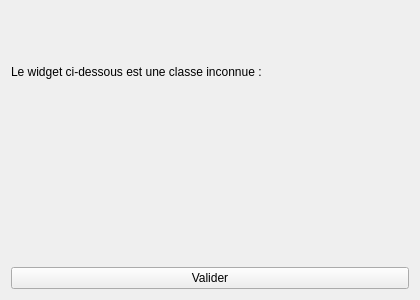
<?xml version="1.0" encoding="UTF-8"?>
<ui version="4.0">
 <class>CustomForm</class>
 <widget class="QWidget" name="CustomForm">
  <property name="geometry">
   <rect>
    <x>0</x>
    <y>0</y>
    <width>420</width>
    <height>300</height>
   </rect>
  </property>
  <property name="windowTitle">
   <string>Widget personnalise</string>
  </property>
  <layout class="QVBoxLayout" name="verticalLayout">
   <item>
    <widget class="QLabel" name="label">
     <property name="text">
      <string>Le widget ci-dessous est une classe inconnue :</string>
     </property>
    </widget>
   </item>
   <item>
    <widget class="EvilWidget" name="evilWidget" native="true">
     <property name="minimumSize">
      <size>
       <width>200</width>
       <height>120</height>
      </size>
     </property>
    </widget>
   </item>
   <item>
    <widget class="QPushButton" name="pushButton">
     <property name="text">
      <string>Valider</string>
     </property>
    </widget>
   </item>
  </layout>
 </widget>
 <customwidgets>
  <customwidget>
   <class>EvilWidget</class>
   <extends>QWidget</extends>
   <header>evil_widget</header>
   <container>1</container>
  </customwidget>
 </customwidgets>
 <resources/>
 <connections/>
</ui>
